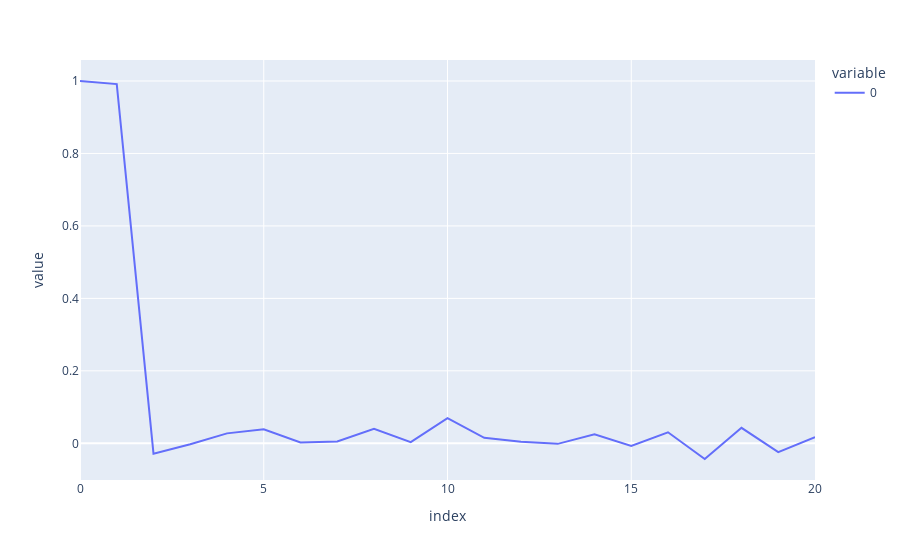

The cell this chart's notebook holds for it:
### Markdown cell above
Generate and interpret a PACF for the time series (and/or its differences)

### Code cell
pacf_lag = sm.tsa.pacf(df['DEXUSEU'], nlags = 20, method = 'ols')
px.line(pacf_lag)

### Figure 1 — Plotly figure (JSON) as saved in the notebook; plotly's stock layout.template omitted (floating-point values rounded to 4 significant figures)
{"data": [{"hovertemplate": "variable=0<br>index=%{x}<br>value=%{y}<extra></extra>", "legendgroup": "0", "line": {"color": "#636efa", "dash": "solid"}, "mode": "lines", "name": "0", "orientation": "v", "showlegend": true, "type": "scatter", "x": [0, 1, 2, 3, 4, 5, 6, 7, 8, 9, 10, 11, 12, 13, 14, 15, 16, 17, 18, 19, 20], "xaxis": "x", "y": [1, 0.9915, -0.02856, -0.002716, 0.02737, 0.03857, 0.002264, 0.004856, 0.03998, 0.003085, 0.06923, 0.01527, 0.004158, -0.001535, 0.02482, -0.007285, 0.03048, -0.04334, 0.04276, -0.02425, 0.01717], "yaxis": "y"}], "layout": {"legend": {"title": {"text": "variable"}, "tracegroupgap": 0}, "margin": {"t": 60}, "xaxis": {"anchor": "y", "domain": [0, 1], "title": {"text": "index"}}, "yaxis": {"anchor": "x", "domain": [0, 1], "title": {"text": "value"}}}}
